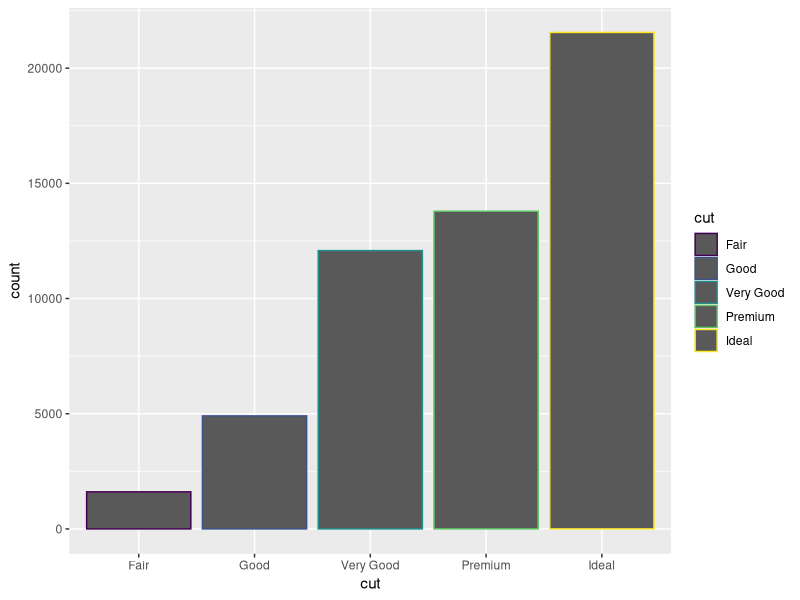
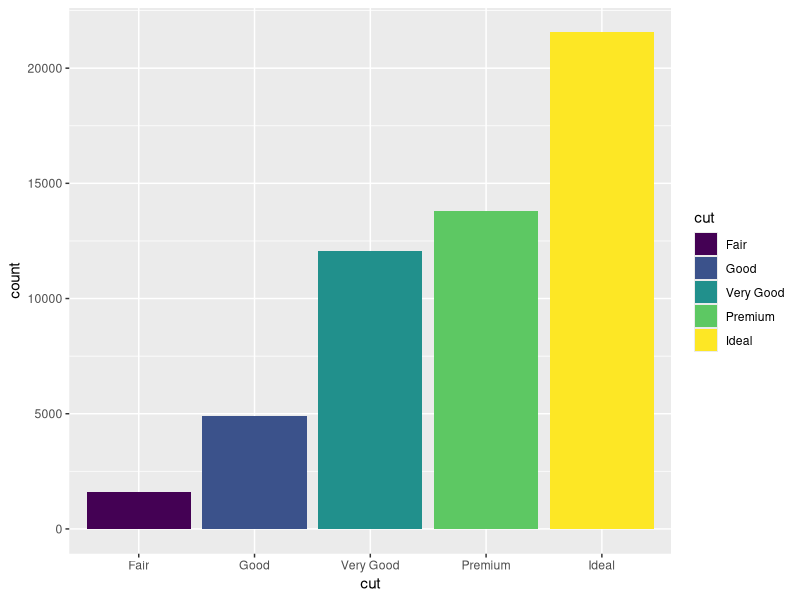
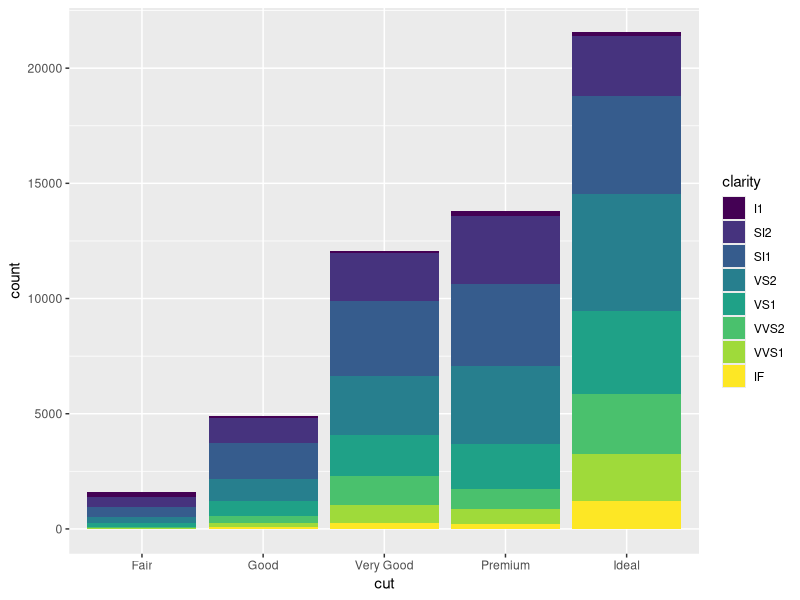
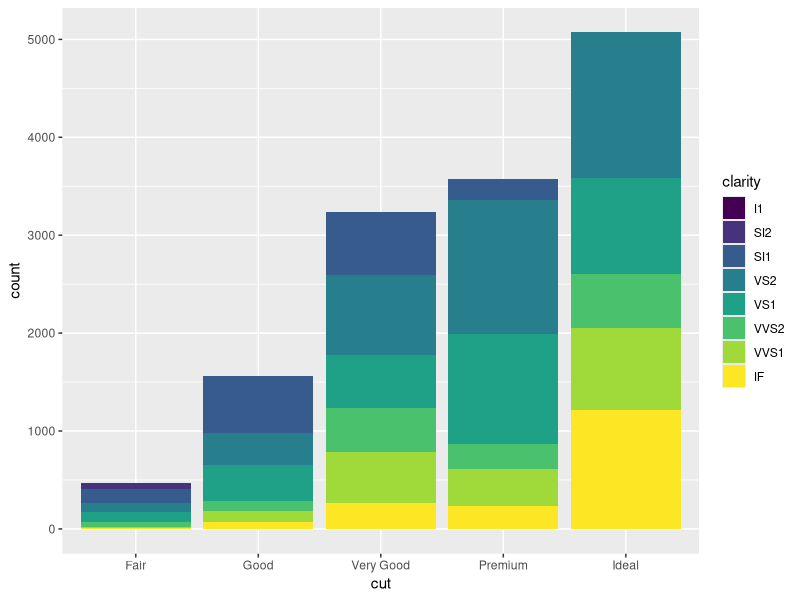
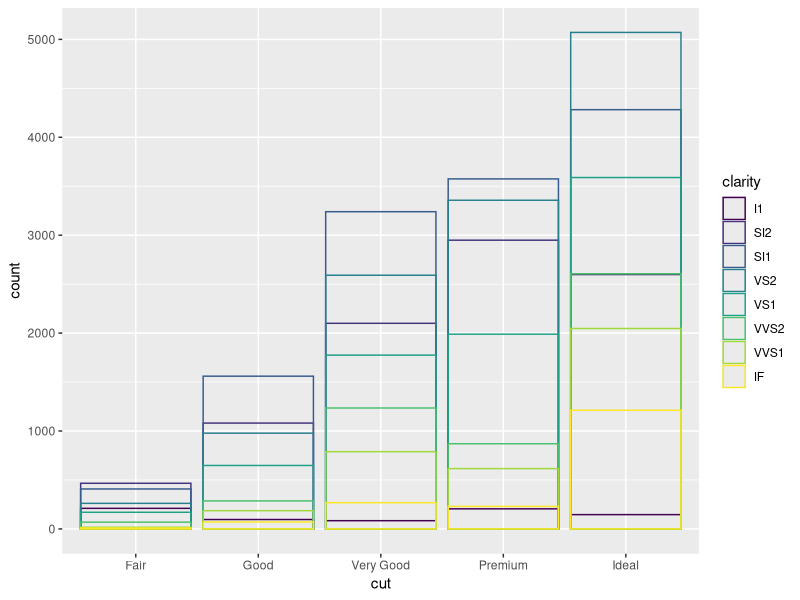
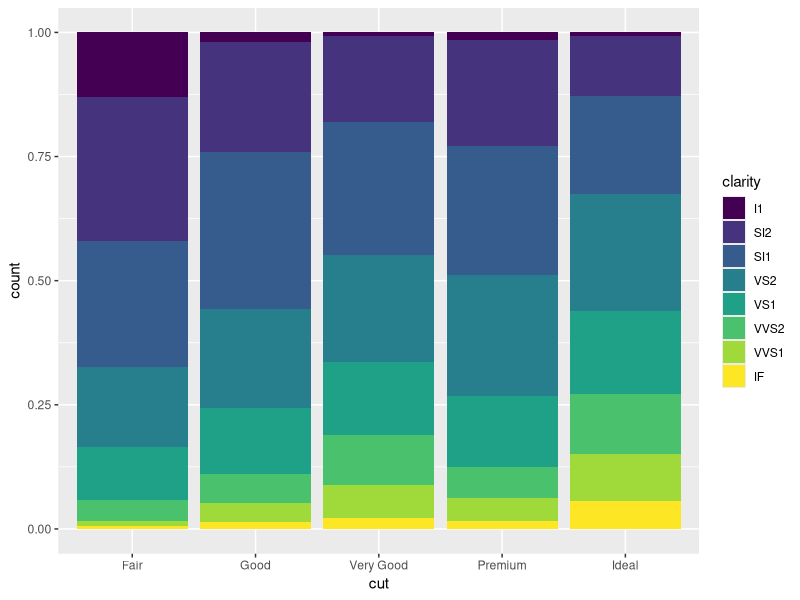
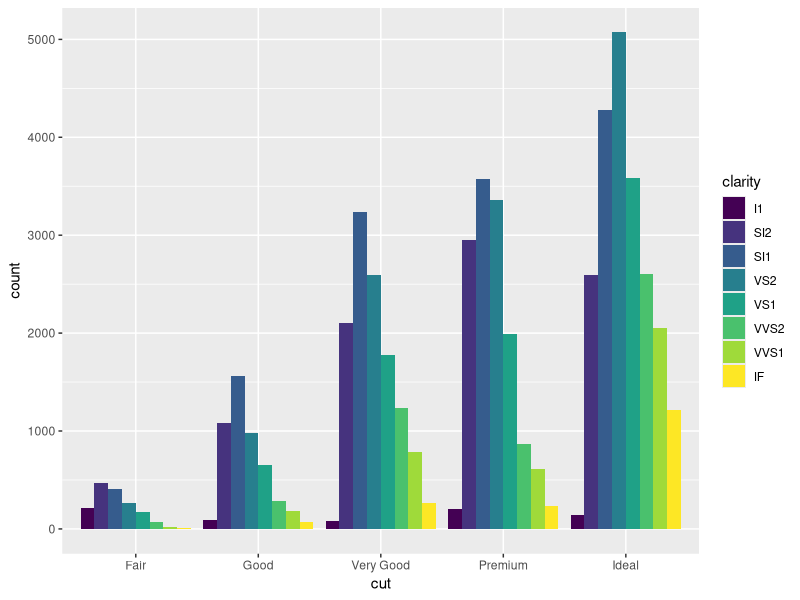
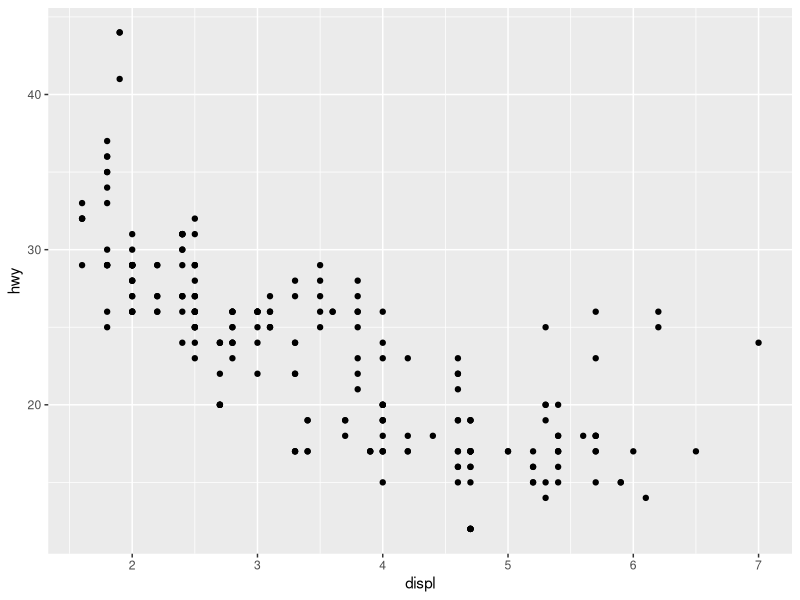

The R script that drew these images, in order:
## Load the tidyverse, which includes ggplot2:
library(tidyverse)

# 3.8: POSITION ADJUSTMENTS ----------------------------------------------------
## To colour bars, use `fill` rather than `colour`:
## (Note that we are mapping `x` and `colour`/`fill` to the same variable: `cut`)
ggplot(data = diamonds) +
  geom_bar(mapping = aes(x = cut, colour = cut))

ggplot(data = diamonds) +
  geom_bar(mapping = aes(x = cut, fill = cut))

## Now we'll map `fill` to a different variable, `clarity`.
## We automatically get a "stacked" bar chart:
ggplot(data = diamonds) +
  geom_bar(mapping = aes(x = cut, fill = clarity))

## This stacking happens because the default "position adjustment" is `stack`:
?geom_bar

## Other position adjustments: (1) position = "identity" => no adjustment
## This is not useful for bar charts, but is the default for e.g. scatterplots.
## To even see what happens in case of bar charts, we'll make the bars transparent:
ggplot(data = diamonds, mapping = aes(x = cut, fill = clarity)) +
  geom_bar(position = "identity")

ggplot(data = diamonds, mapping = aes(x = cut, colour = clarity)) +
  geom_bar(fill = NA, position = "identity")

## Other position adjustments: (2) position = "fill" => stacked & proportional
## This makes it easy to compare relative frequencies within each cut:
ggplot(data = diamonds) +
  geom_bar(mapping = aes(x = cut, fill = clarity), position = "fill")

## Other position adjustments: (3) position = "dodge" => bars beside one another
## This makes it easy to compare values, especially within groups
ggplot(data = diamonds) +
  geom_bar(mapping = aes(x = cut, fill = clarity), position = "dodge")

## Other position adjustments: (4) position = "jitter" to avoid overplotting
## This is useful for scatterplots and other plots that show individual points:
ggplot(data = mpg) +
  geom_point(mapping = aes(x = displ, y = hwy))

ggplot(data = mpg) +
  geom_point(mapping = aes(x = displ, y = hwy), position = "jitter")

## geom_jitter() is a useful shorthand:
ggplot(data = mpg) +
  geom_jitter(mapping = aes(x = displ, y = hwy))


# EXERCISES FOR 3.8 ------------------------------------------------------------
## Exercise 1
## "What is the problem with this plot? How could you improve it?"
ggplot(data = mpg, mapping = aes(x = cty, y = hwy)) +
  geom_point()

## Exercise 2
## What parameters to geom_jitter() control the amount of jittering?


# 3.9: COORDINATE SYSTEMS ------------------------------------------------------
## `coord_flip()` to switch x and y axis
## This graph has overlapping x labels:
ggplot(data = mpg, mapping = aes(x = class, y = hwy)) +
  geom_boxplot()

## If we flip the axes, we no longer have that problem:
ggplot(data = mpg, mapping = aes(x = class, y = hwy)) +
  geom_boxplot() +
  coord_flip()

## However, instead of using `coord_flip`,
## we can also simply "flip" our original mapping of x and y:
ggplot(data = mpg, mapping = aes(y = class, x = hwy)) +
  geom_boxplot()

## We'll skip the map examples - just remember that you _can_ make maps with ggplot

## `coord_polar()` code example
## I'm not so interested in this coordinate function per se,
## but the code example in the book shows some other new & interesting features:
## 1: We can assign the plot to an "object" (`bar`) and modify it later
## 2: We can make changes to the look & feel of a plot using `theme()`
## 3: We can make changes to the plot labels using `labs()`
bar <- ggplot(data = diamonds) +
  geom_bar(
    mapping = aes(x = cut, fill = cut),
    show.legend = FALSE,
    width = 1
  ) +
  theme(aspect.ratio = 1) +
  labs(x = NULL, y = NULL)

bar
bar + coord_flip()
bar + coord_polar()


# ADDENDUM: THEME() EXAMPLES AND GGSAVE() --------------------------------------
box <- ggplot(data = mpg, mapping = aes(y = class, x = hwy)) +
  geom_boxplot()

## Specific modifications with theme() (many different options!):
box + theme(panel.grid = element_blank())
box + theme(axis.title.x = element_text(size = 20))

## Complete themes - see https://ggplot2.tidyverse.org/reference/ggtheme.html:
box + theme_bw()
box + theme_bw(base_size = 14)
box + theme_dark()

## You can save a plot to disk with ggsave()
## (Just changing the extension in the filename will change the filetype!)
ggsave("my_boxplot.png", box)
ggsave("my_boxplot.jpeg", box)


# EXERCISES FOR 3.9 ------------------------------------------------------------
## Exercise 2
## What does labs() do? Read the documentation. [JP: and experiment with it a bit!]

## Exercise 4 (Bonus)
## - What does the plot below tell you about the relationship between city and highway mpg?
## - Why is coord_fixed() important?
## - What does geom_abline() do?
ggplot(data = mpg, mapping = aes(x = cty, y = hwy)) +
  geom_point() +
  geom_abline() +
  coord_fixed()
